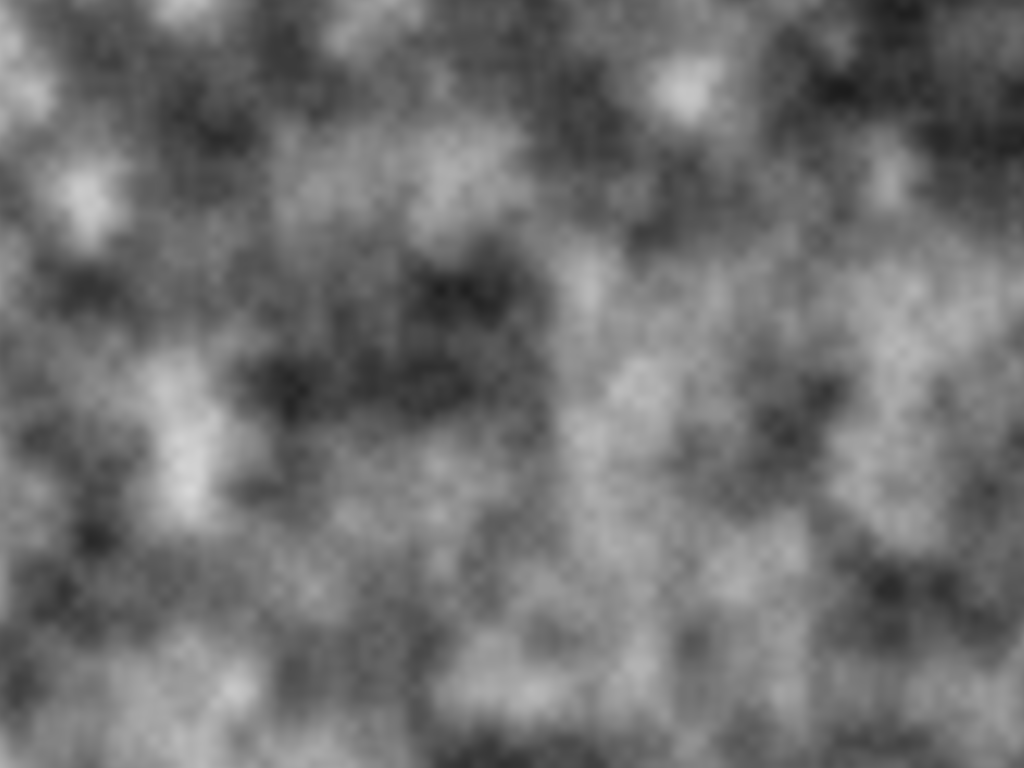
Frame 1 (no input)
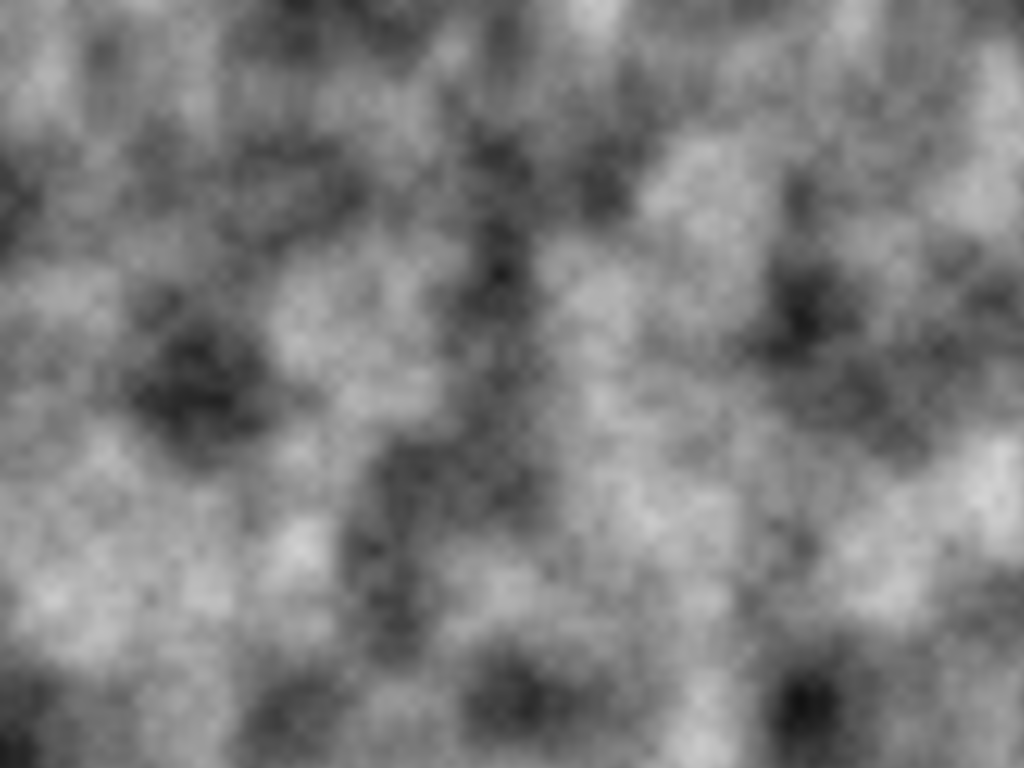
Frame 60 (the mouse pressed at the canvas centre just before this capture)
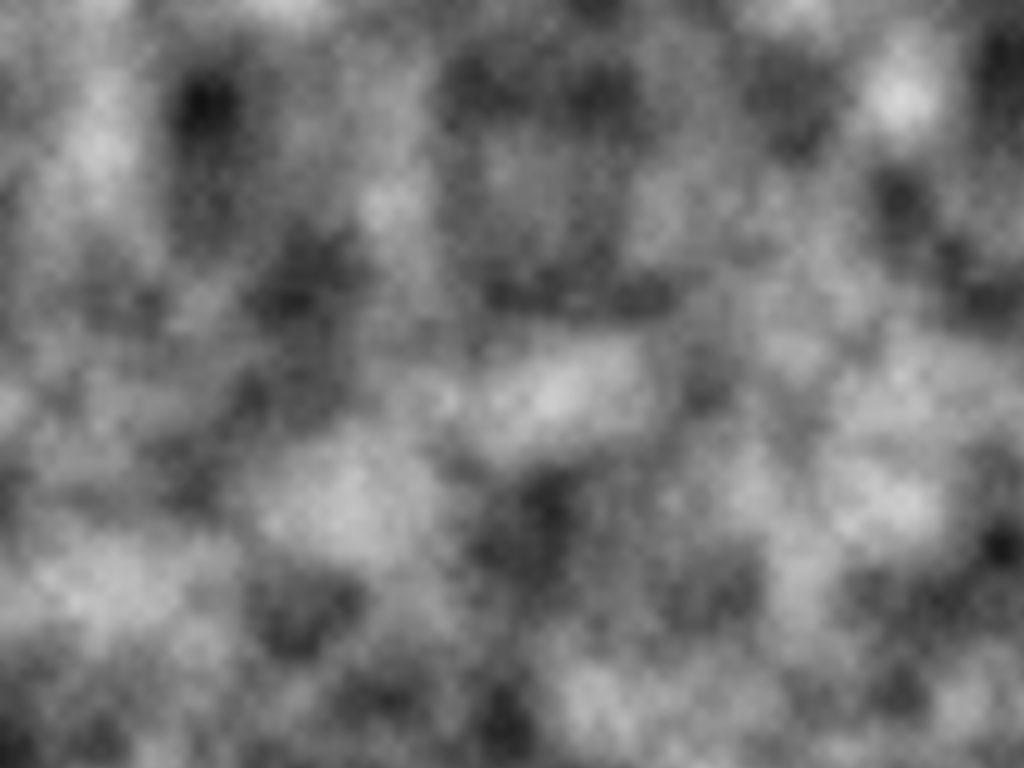
Frame 120 (the mouse held since frame 60 and released just before this capture)

The Processing sketch that drew these frames (run headless with seeded random() and noise(); from frame 60 on, the mouse is pressed at the canvas centre):

// Processing sketch: IntroHighDNoise
// ── IntroHighDNoise.pde
Basic2DNoise basic;
void setup() {
  size(1024,768);
  background(255);
  basic = new Basic2DNoise();

}
void draw() {
  basic.render();
}

// ── Basic2DNoise.pde
class Basic2DNoise {
  float xoff,yoff,xOld,yOld;
  Basic2DNoise() {
    xoff = 0.0;
    yoff = 0.0;
    xOld = 0.0;
    yOld = 0.0;
  }
  void render() {
    loadPixels();
    xOld += 0.1;
    yOld += 0.1;
    xoff = xOld;
    
    for (int x = 0; x < width; x++) {
      yoff = yOld;
      for (int y = 0; y < height; y++) {
        float bright = map(noise(xoff,yoff),0,1,0,255);
        pixels[x+y*width] = color(bright);
        
        yoff += 0.01;
      }
      
      xoff += 0.01;
    }
    updatePixels();
  }
}

// ── Fun2DNoise.pde
class Fun2DNoise {
  float xOff,yOff,xOld,yOld;
  
  Fun2DNoise() {
    xOff = 0.0;
    yOff = 0.0;
    xOld = 0.0;
    yOld = 0.0;
  }
  void render() {
    loadPixels();
    xOld += 0.01;
    xOff = xOld;
    for (int x = 0; x < width; x++) {
      yOff = yOld;
      for (int y = 0; y < height; y++) {
        float bright = map(noise(xOff,yOff),0,1,0,255);
        pixels[x+y*width] = color(bright);
        
        yOff += 0.1;
      }
      
      xOff += 0.01;
    }
    updatePixels();
  }
}
